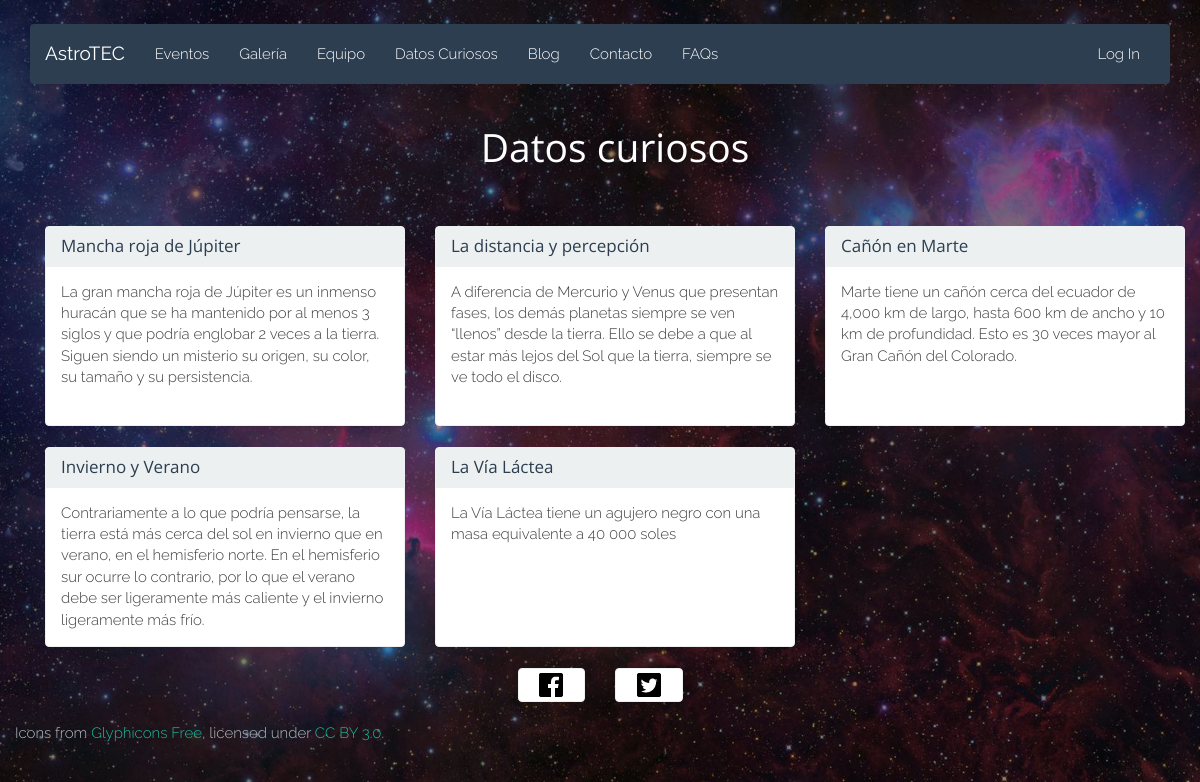
Page /funfacts.php on the committed database.
### tables this page shows
CREATE TABLE IF NOT EXISTS `DatosCuriosos` (
  `idDatoCurioso` INT NOT NULL AUTO_INCREMENT,
  `contenido` MEDIUMTEXT NOT NULL,
  `fecha` DATETIME NOT NULL,
  `titulo` VARCHAR(100) NOT NULL,
  PRIMARY KEY (`idDatoCurioso`));

### html/php/funfacts.php (the view, shortened to what this page needs)
<?php
require_once('db.php');
function getFunFacts()
{
	global $facts, $conn;
	$sql = "SELECT titulo, contenido
	        FROM DatosCuriosos
					ORDER BY RAND()";
	$result = $conn->query($sql);
		if($result->num_rows > 0)
		{
			while($row = $result->fetch_assoc())
			{
				echo
				"<div class='col-md-4 funfact'>
					<div class='panel panel-default'>
						<div class='panel-heading'>
							<h1 class='panel-title'>$row[titulo]</h1>
						</div>
						<div class='panel-body'>
							<p>
								$row[contenido]
							</p>
						</div>
					</div>
				</div>";
			}
		}
	}
?>

### html/css/style.css (style rules this page uses)
body { padding-top: 2%; background: url(../img/background.jpg) no-repeat center center fixed; -webkit-background-size: cover; -moz-background-size: cover; -o-background-size: cover; background-size: cover; font-family: 'Raleway', sans-serif; font-weight: 300; color: #3E3E3E; }
h1, h2, h3, h4, h5 { font-family: 'Open Sans', sans-serif; color: #000000; }

### html/css/funfacts.css (style rules this page uses)
.funfact > .panel { height: 200px; }

### rows in the picture
datoscuriosos: titulo "Mancha roja de Júpiter", contenido "La gran mancha roja de Júpiter es un inmenso huracán que se ha mantenido por al menos 3 siglos y que podría englobar 2 veces a la tierra. Siguen siendo un misterio su origen, su color, su tamaño y su persistencia."
datoscuriosos: titulo "La distancia y percepción", contenido "A diferencia de Mercurio y Venus que presentan fases, los demás planetas siempre se ven “llenos” desde la tierra. Ello se debe a que al estar más lejos del Sol que la tierra, siempre se ve todo el disco."
datoscuriosos: titulo "Cañón en Marte", contenido "Marte tiene un cañón cerca del ecuador de 4,000 km de largo, hasta 600 km de ancho y 10 km de profundidad. Esto es 30 veces mayor al Gran Cañón del Colorado."
datoscuriosos: titulo "Invierno y Verano", contenido "Contrariamente a lo que podría pensarse, la tierra está más cerca del sol en invierno que en verano, en el hemisferio norte. En el hemisferio sur ocurre lo contrario, por lo que el verano debe ser ligeramente más caliente y el invierno ligeramente más frío."
datoscuriosos: titulo "La Vía Láctea", contenido "La Vía Láctea tiene un agujero negro con una masa equivalente a 40 000 soles"
